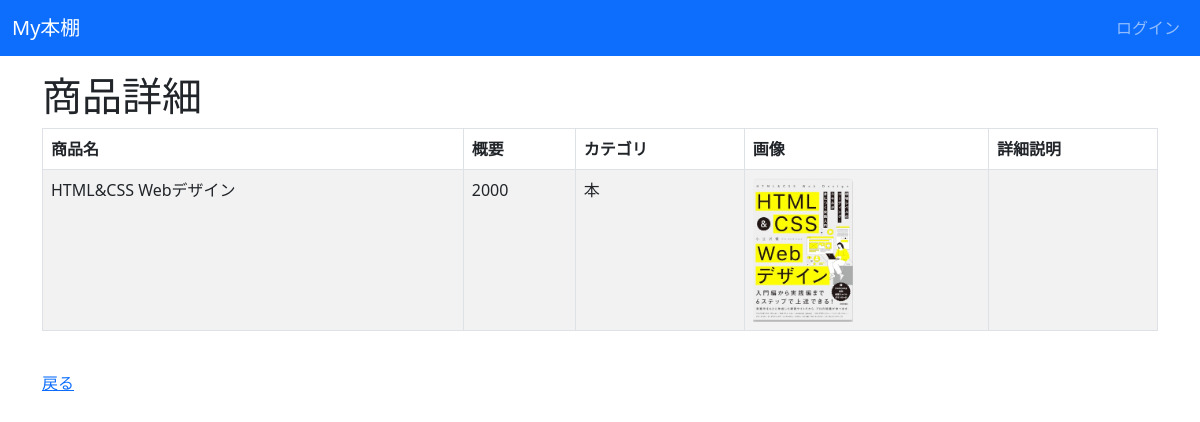
The app's page /crud/detail/9, older data.
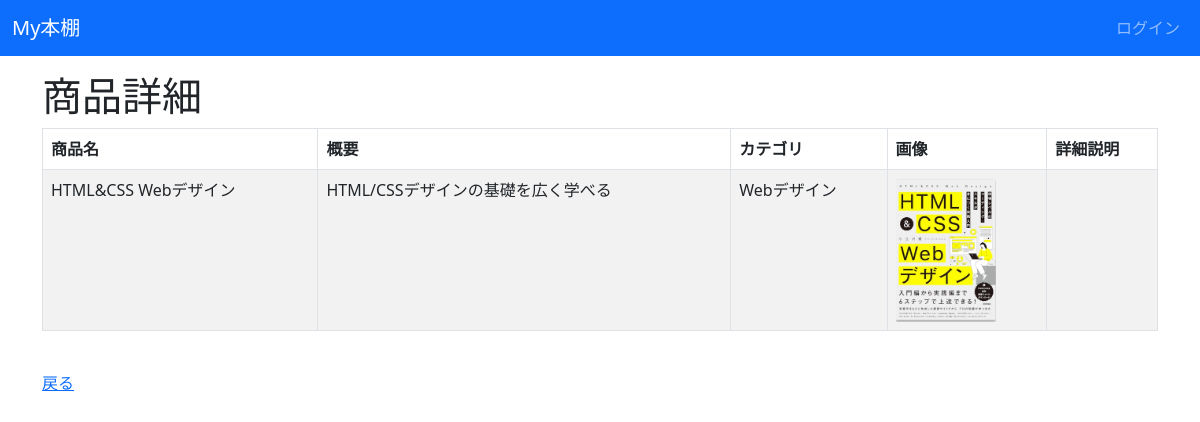
The same page, newer data.
### crud/models.py (models this page shows, shortened)
class Product(models.Model):
    name=models.CharField(max_length=200)
    overview=models.CharField(max_length=200,db_column='price')
    category=models.ForeignKey(Category,on_delete=models.CASCADE, db_column="category_id")
    img=models.ImageField(blank=True,default='noImage.png')
    explanation = models.TextField(blank=True, null=True)

class Category(models.Model):
    name=models.CharField(max_length=200)
    def __str__(self):
        return self.name

### crud/views.py (the view)
# urls.py: path('crud/detail/<int:pk>',views.ProductDetailView.as_view(),name="detail"),
class ProductDetailView(DetailView):
    model=Product
    template_name = 'crud/product_detail.html'
    context_object_name = 'product'

### crud/templates/crud/product_detail.html (shortened to what this page needs)
{% extends "base.html" %}
{% block content %}
    <h1>商品詳細</h1>
    <table class="table table-striped table-hober table-bordered">
        <thead>
        <tr>
            <th>商品名</th>
            <th>概要</th>
            <th>カテゴリ</th>
            <th>画像</th>
            <th>詳細説明</th>
        </tr>
        </thead>
        <tr>
            <td>{{product.name}}</td>
            <td>{{product.overview}}</td>
            <td>{{product.category}}</td>
            <td><img src="{{product.img.url}}" style="width:100px"></td>
            <td>{{product.explanation}}</td>
        </tr>
    </table>
    <form method="post" enctype="multipart/form-data">
    <br>
    <a href="{% url 'list' %}">戻る</a>
    </form>
{% endblock %}

Row changes from the older to the newer data that the page shows:
changed Product "HTML&CSS Webデザイン": overview "2000" → "HTML/CSSデザインの基礎を広く学べる"; category "本" → "Webデザイン"
